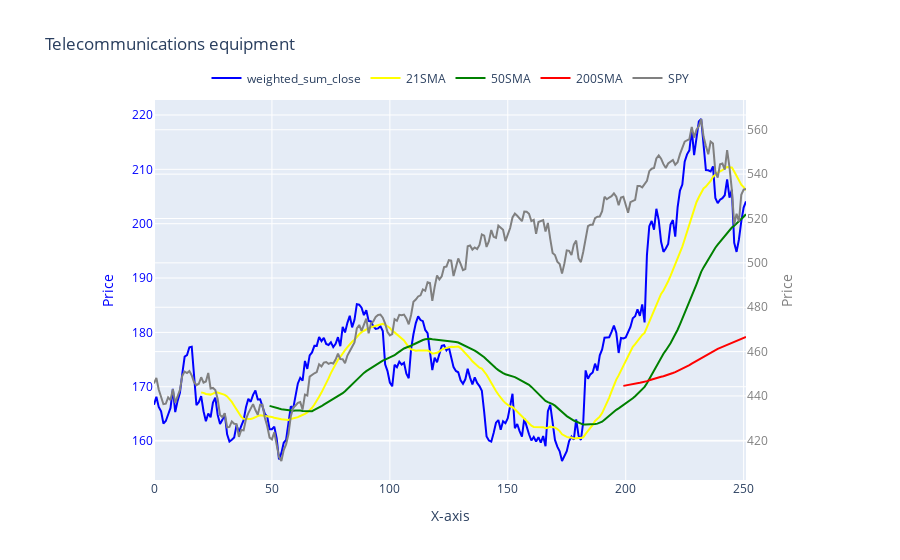
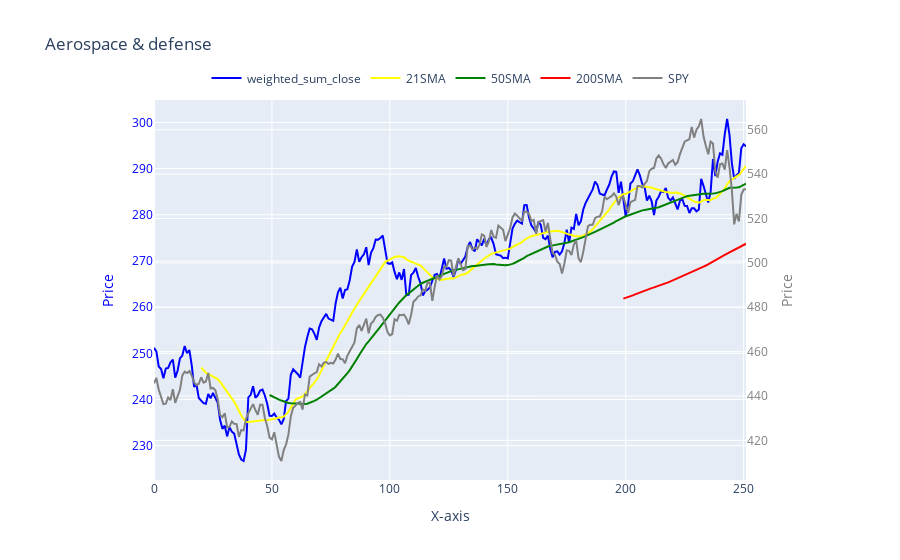
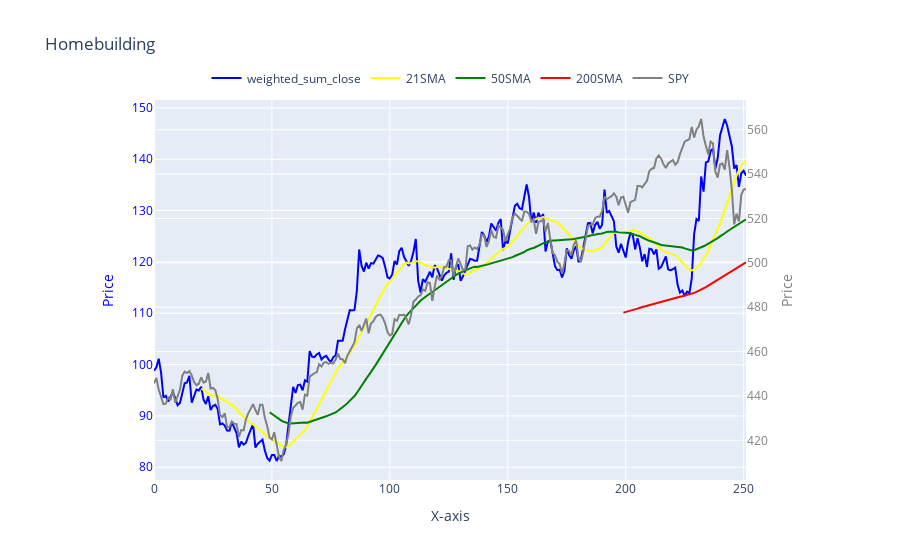
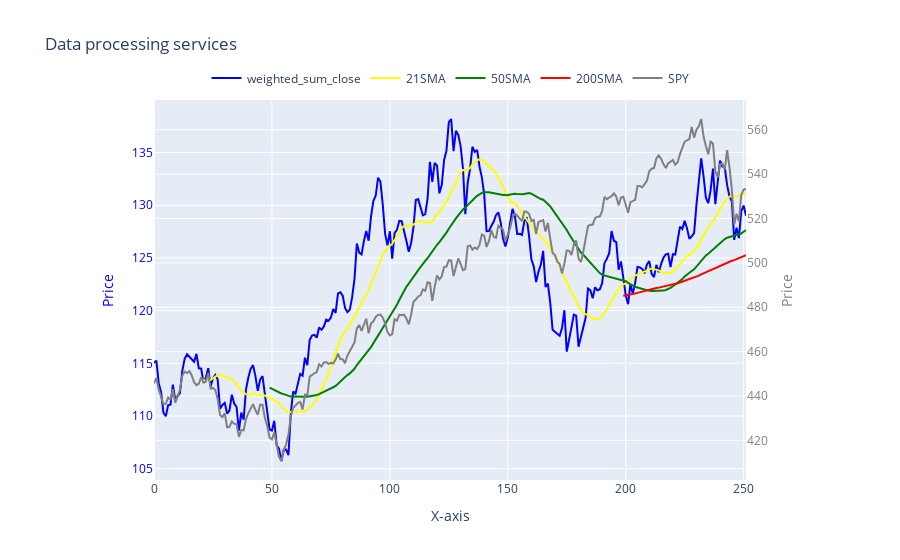

The notebook cell saved with these charts, in order:
### Markdown cell above
### Plotting weighted_sum_close of all the industries with SMAs

### Code cell
industries_to_concentrate = []
def SMA(data, window):
    sma = np.convolve(data, np.ones(window), 'valid') / window
    padded_sma = np.concatenate((np.full(window-1, np.nan), sma))
    return padded_sma

for key, index in industry_index.items():
    fig = go.Figure()
    
    x = list(range(0, leng)) #x = df_index["Formatted Date"] #list(range(1, leng))
    y1 = index    # First line (e.g., stock price 1)
    y2 = SMA(index,21) 
    y3 = SMA(index,50)
    y4 = SMA(index,200) 

    x_last_20 = x[-20:]
    y3_last_20 = y3[-20:] 
    y4_last_20 = y4[-20:]

    slopeSMA50, interceptSMA50 = np.polyfit(x_last_20, y3_last_20, 1)
    slopeSMA200, interceptSMA200 = np.polyfit(x_last_20, y4_last_20, 1)
    y5 = df_index["Close"]
    _52weekHigh = max(index)
    if y2[-1] > y3[-1] and y3[-1] > y4[-1] and y1[-1] > y4[-1] and slopeSMA50 >=0 and index[-1] >= .8*_52weekHigh: # and slopeSMA200 >=0 
        industries_to_concentrate.append(key)
    # Add the first line (left y-axis)
        fig.add_trace(go.Scatter(
            x=x, 
            y=y1, 
            name="weighted_sum_close",
            yaxis="y1",  # Bind to y-axis 1 (left)
            line=dict(color='blue')
        ))

        # Add the second line (right y-axis)
        fig.add_trace(go.Scatter(
            x=x, 
            y=y2, 
            name="21SMA",
            yaxis="y1",  # Bind to y-axis 2 (right)
            line=dict(color='yellow')
        ))

        # Add the linear regression line for y1 (left y-axis)
        fig.add_trace(go.Scatter(
            x=x, 
            y=y3, 
            name="50SMA",
            yaxis="y1",  # Bind to y-axis 1 (left)
            line=dict(color='green')
        ))

        # Add the linear regression line for y2 (right y-axis)
        fig.add_trace(go.Scatter(
            x=x, 
            y=y4, 
            name="200SMA",
            yaxis="y1",  # Bind to y-axis 2 (right)
            line=dict(color='red')
        ))

        fig.add_trace(go.Scatter(
            x=x, 
            y=y5, 
            name="SPY",
            yaxis="y2",  # Bind to y-axis 2 (right)
            line=dict(color='gray')
        ))

        # Update layout to include both y-axes
        fig.update_layout(
            title=key,
            xaxis=dict(
                title="X-axis",
                domain=[0.1, 0.9]  # Adjusting the domain to give space for both y-axes
            ),
            yaxis=dict(
                title="Price",
                titlefont=dict(color="blue"),
                tickfont=dict(color="blue")
            ),
            yaxis2=dict(
                    title="Price",
                    titlefont=dict(color="gray"),
                    tickfont=dict(color="gray"),
                    anchor="x",  # Bind this y-axis to the same x-axis
                    overlaying="y",  # Overlay it on the first y-axis
                    side="right"  # Position it on the right
                ),
            
            legend=dict(
                orientation="h",
                yanchor="bottom",
                y=1.02,
                xanchor="center",
                x=0.5
            ),
            hovermode="x unified",
            dragmode="pan",  # Enable panning with left click and drag
        )

        # Enable scroll zoom
        fig.update_layout(
            autosize=True,
        )

        # Activate scroll zooming and disable box zoom
        config = dict(
            scrollZoom=True,  # Enable zooming with mouse scroll
            displayModeBar=True,  # Show the mode bar for interactivity options
            modeBarButtonsToRemove=['zoom2d'],  # Remove the zoom box tool
        )

        # Show the figure
        fig.show(config=config)

### Figure 1 — Plotly figure (JSON) as saved in the notebook; plotly's stock layout.template omitted (floating-point values rounded to 4 significant figures; data arrays with more than 128 entries replaced by an {"elided": "..."} marker saying what was removed)
{"data": [{"line": {"color": "blue"}, "name": "weighted_sum_close", "type": "scatter", "x": {"elided": "252 int values"}, "y": {"elided": "252 float values"}, "yaxis": "y"}, {"line": {"color": "yellow"}, "name": "21SMA", "type": "scatter", "x": {"elided": "252 int values"}, "y": {"elided": "252 float values"}, "yaxis": "y"}, {"line": {"color": "green"}, "name": "50SMA", "type": "scatter", "x": {"elided": "252 int values"}, "y": {"elided": "252 float values"}, "yaxis": "y"}, {"line": {"color": "red"}, "name": "200SMA", "type": "scatter", "x": {"elided": "252 int values"}, "y": {"elided": "252 float values"}, "yaxis": "y"}, {"line": {"color": "gray"}, "name": "SPY", "type": "scatter", "x": {"elided": "252 int values"}, "y": {"elided": "252 float values"}, "yaxis": "y2"}], "layout": {"autosize": true, "dragmode": "pan", "hovermode": "x unified", "legend": {"orientation": "h", "x": 0.5, "xanchor": "center", "y": 1.02, "yanchor": "bottom"}, "title": {"text": "Telecommunications equipment"}, "xaxis": {"domain": [0.1, 0.9], "title": {"text": "X-axis"}}, "yaxis": {"tickfont": {"color": "blue"}, "title": {"font": {"color": "blue"}, "text": "Price"}}, "yaxis2": {"anchor": "x", "overlaying": "y", "side": "right", "tickfont": {"color": "gray"}, "title": {"font": {"color": "gray"}, "text": "Price"}}}}

### Figure 2 — Plotly figure (JSON) as saved in the notebook; plotly's stock layout.template omitted (floating-point values rounded to 4 significant figures; data arrays with more than 128 entries replaced by an {"elided": "..."} marker saying what was removed)
{"data": [{"line": {"color": "blue"}, "name": "weighted_sum_close", "type": "scatter", "x": {"elided": "252 int values"}, "y": {"elided": "252 float values"}, "yaxis": "y"}, {"line": {"color": "yellow"}, "name": "21SMA", "type": "scatter", "x": {"elided": "252 int values"}, "y": {"elided": "252 float values"}, "yaxis": "y"}, {"line": {"color": "green"}, "name": "50SMA", "type": "scatter", "x": {"elided": "252 int values"}, "y": {"elided": "252 float values"}, "yaxis": "y"}, {"line": {"color": "red"}, "name": "200SMA", "type": "scatter", "x": {"elided": "252 int values"}, "y": {"elided": "252 float values"}, "yaxis": "y"}, {"line": {"color": "gray"}, "name": "SPY", "type": "scatter", "x": {"elided": "252 int values"}, "y": {"elided": "252 float values"}, "yaxis": "y2"}], "layout": {"autosize": true, "dragmode": "pan", "hovermode": "x unified", "legend": {"orientation": "h", "x": 0.5, "xanchor": "center", "y": 1.02, "yanchor": "bottom"}, "title": {"text": "Aerospace & defense"}, "xaxis": {"domain": [0.1, 0.9], "title": {"text": "X-axis"}}, "yaxis": {"tickfont": {"color": "blue"}, "title": {"font": {"color": "blue"}, "text": "Price"}}, "yaxis2": {"anchor": "x", "overlaying": "y", "side": "right", "tickfont": {"color": "gray"}, "title": {"font": {"color": "gray"}, "text": "Price"}}}}

### Figure 3 — Plotly figure (JSON) as saved in the notebook; plotly's stock layout.template omitted (floating-point values rounded to 4 significant figures; data arrays with more than 128 entries replaced by an {"elided": "..."} marker saying what was removed)
{"data": [{"line": {"color": "blue"}, "name": "weighted_sum_close", "type": "scatter", "x": {"elided": "252 int values"}, "y": {"elided": "252 float values"}, "yaxis": "y"}, {"line": {"color": "yellow"}, "name": "21SMA", "type": "scatter", "x": {"elided": "252 int values"}, "y": {"elided": "252 float values"}, "yaxis": "y"}, {"line": {"color": "green"}, "name": "50SMA", "type": "scatter", "x": {"elided": "252 int values"}, "y": {"elided": "252 float values"}, "yaxis": "y"}, {"line": {"color": "red"}, "name": "200SMA", "type": "scatter", "x": {"elided": "252 int values"}, "y": {"elided": "252 float values"}, "yaxis": "y"}, {"line": {"color": "gray"}, "name": "SPY", "type": "scatter", "x": {"elided": "252 int values"}, "y": {"elided": "252 float values"}, "yaxis": "y2"}], "layout": {"autosize": true, "dragmode": "pan", "hovermode": "x unified", "legend": {"orientation": "h", "x": 0.5, "xanchor": "center", "y": 1.02, "yanchor": "bottom"}, "title": {"text": "Homebuilding"}, "xaxis": {"domain": [0.1, 0.9], "title": {"text": "X-axis"}}, "yaxis": {"tickfont": {"color": "blue"}, "title": {"font": {"color": "blue"}, "text": "Price"}}, "yaxis2": {"anchor": "x", "overlaying": "y", "side": "right", "tickfont": {"color": "gray"}, "title": {"font": {"color": "gray"}, "text": "Price"}}}}

### Figure 4 — Plotly figure (JSON) as saved in the notebook; plotly's stock layout.template omitted (floating-point values rounded to 4 significant figures; data arrays with more than 128 entries replaced by an {"elided": "..."} marker saying what was removed)
{"data": [{"line": {"color": "blue"}, "name": "weighted_sum_close", "type": "scatter", "x": {"elided": "252 int values"}, "y": {"elided": "252 float values"}, "yaxis": "y"}, {"line": {"color": "yellow"}, "name": "21SMA", "type": "scatter", "x": {"elided": "252 int values"}, "y": {"elided": "252 float values"}, "yaxis": "y"}, {"line": {"color": "green"}, "name": "50SMA", "type": "scatter", "x": {"elided": "252 int values"}, "y": {"elided": "252 float values"}, "yaxis": "y"}, {"line": {"color": "red"}, "name": "200SMA", "type": "scatter", "x": {"elided": "252 int values"}, "y": {"elided": "252 float values"}, "yaxis": "y"}, {"line": {"color": "gray"}, "name": "SPY", "type": "scatter", "x": {"elided": "252 int values"}, "y": {"elided": "252 float values"}, "yaxis": "y2"}], "layout": {"autosize": true, "dragmode": "pan", "hovermode": "x unified", "legend": {"orientation": "h", "x": 0.5, "xanchor": "center", "y": 1.02, "yanchor": "bottom"}, "title": {"text": "Data processing services"}, "xaxis": {"domain": [0.1, 0.9], "title": {"text": "X-axis"}}, "yaxis": {"tickfont": {"color": "blue"}, "title": {"font": {"color": "blue"}, "text": "Price"}}, "yaxis2": {"anchor": "x", "overlaying": "y", "side": "right", "tickfont": {"color": "gray"}, "title": {"font": {"color": "gray"}, "text": "Price"}}}}
